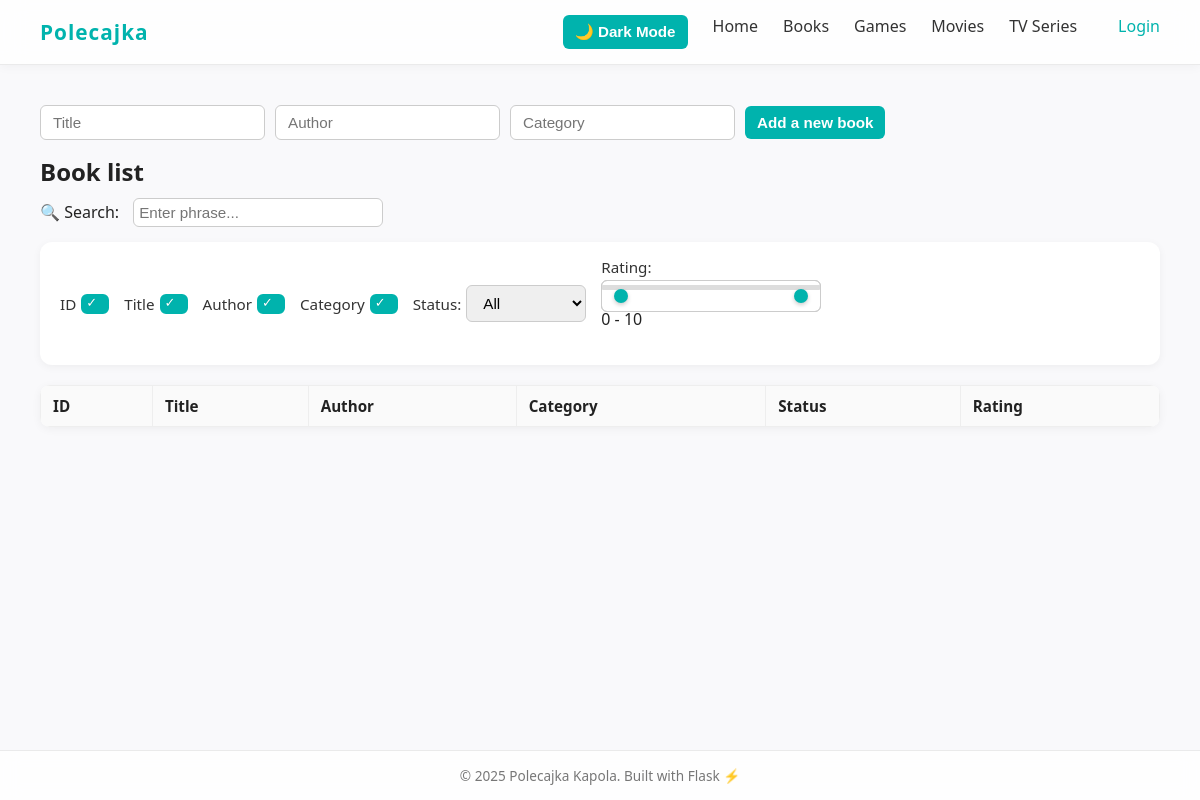
Before: /books with the older database file.
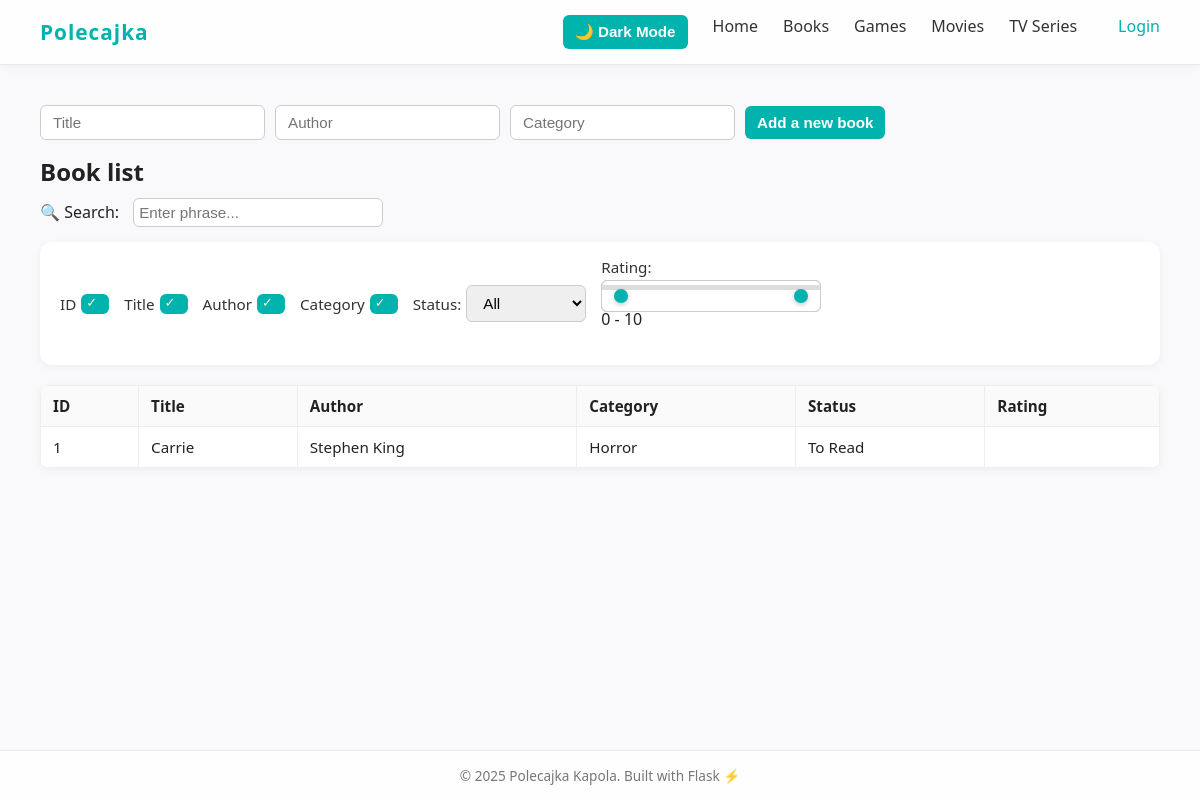
After: the same page with the newer database file.
### tables this page shows
CREATE TABLE books (
            id INTEGER PRIMARY KEY AUTOINCREMENT,
            title TEXT NOT NULL,
            author TEXT,
            category TEXT,
            status TEXT DEFAULT 'To Read',
            date_added TEXT
        );

### app.py (the view)
@app.route("/books")
def index():
    db_exists = os.path.exists("books.db")
    books = get_books()
    return render_template("index.html", books=books, db_exists=db_exists)

### app.py (called while the page is built)
def get_books():
    if not os.path.exists("books.db"):
        return []
    conn = get_connection()
    cur = conn.cursor()
    cur.execute("""
        SELECT b.id, b.title, b.author, b.category, b.status,
               r.rating, r.review
        FROM books b
        LEFT JOIN reviews r ON b.id = r.book_id
        ORDER BY b.date_added DESC
    """)
    books = cur.fetchall()
    conn.close()
    return books

### db_init.py (called while the page is built)
def get_connection():
    conn = sqlite3.connect(DB_NAME)
    conn.row_factory = sqlite3.Row
    conn.execute("PRAGMA foreign_keys = ON")
    return conn

### templates/index.html (shortened to what this page needs)
{% extends "base.html" %}
{% block content %}
{% if db_exists %}
<form action="{{ url_for('add') }}" method="POST">
    <input type="text" name="title" placeholder="Title" required>
    <input type="text" name="author" placeholder="Author">
    <input type="text" name="category" placeholder="Category">
    <button type="submit">Add a new book</button>
</form>
{% else %}
<p style="margin:20px; opacity:0.5;">Cannot add books because database doesn't exist yet.</p>
{% endif %}
<h2>Book list</h2>
<div class="search-controls-wrapper">
    <label>🔍 Search:</label>
    <input type="text" id="custom-search" placeholder="Enter phrase..." style="width:250px; padding:5px; margin-left:10px;">
    <div class="column-search-checkboxes">
        <label>ID<input type="checkbox" checked data-column="0"></label>
        <label>Title<input type="checkbox" checked data-column="1"></label>
        <label>Author<input type="checkbox" checked data-column="2"></label>
        <label>Category<input type="checkbox" checked data-column="3"></label>
        <label>Status:
            <select id="status-filter" data-column="4">
                <option value="">All</option>
            </select>
        </label>
        <div class="rating-slider-container">
            <label>Rating:</label>
            <div class="slider-wrapper">
                <input type="range" id="rating-min" min="0" max="10" value="0" step="1">
                <input type="range" id="rating-max" min="0" max="10" value="10" step="1">
            </div>
            <span id="rating-display">0 - 10</span>
        </div>
    </div>
</div>
<table id="books-table" class="display">
    <thead>
        <tr>
            <th>ID</th>
            <th>Title</th>
            <th>Author</th>
            <th>Category</th>
            <th>Status</th>
            <th>Rating</th>
        </tr>
    </thead>
    <tbody>
    {% for book in books %}
        <tr data-id="{{ book['id'] }}">
            <td>{{ loop.index }}</td>
            <td>{{ book['title'] }}</td>
            <td>{{ book['author'] }}</td>
            <td>{{ book['category'] }}</td>
            <td>{{ book['status'] }}</td>
            <td>{{ book['rating'] or '' }}</td>
        </tr>
    {% endfor %}
    </tbody>
</table>
{% endblock %}

### templates/base.html (shortened to what this page needs)
<!DOCTYPE html>
<html lang="en">
<head>
    <link rel="stylesheet" href="{{ url_for('static', filename='style.css') }}">
    <link rel="stylesheet" href="https://cdn.datatables.net/2.1.8/css/dataTables.dataTables.min.css">
</head>
<body>
    <nav>
        <div class="logo" onclick="window.location.href='/'">Polecajka</div>
        <div class="nav-links">
            <button id="dark-toggle">🌙 Dark Mode</button>
            <a href="/">Home</a>
            <a href="/books">Books</a>
            <a href="/games">Games</a>
            <a href="/movies">Movies</a>
            <a href="/series">TV Series</a>
            {% if session.get('is_admin') %}
                <a href="/logout" class="auth-link logout">Logout</a>
            {% else %}
                <a href="/login" class="auth-link login">Login</a>
            {% endif %}
        </div>
    </nav>
    <main>
        {% block content %}{% endblock %}
    </main>
    <footer>
        <p>© 2025 Polecajka Kapola. Built with Flask ⚡</p>
    </footer>
</body>
</html>

### static/style.css (style rules this page uses)
* { margin: 0; padding: 0; box-sizing: border-box; }
:root { --color-primary: #00b3ad; --color-primary-dark: #009a94; --color-text-dark: #222; --color-text-light: #666; --color-background: #f9f9fb; --color-card-bg: #fff; --color-border-light: rgba(0, 0, 0, 0.08); --color-accent-blue: #2196f3; --color-danger: #f44336; }
body { font-family: 'Segoe UI', Roboto, sans-serif; background: var(--color-background); color: var(--color-text-dark); min-height: 100vh; display: flex; flex-direction: column; }
main { flex: 1; padding: 40px; animation: fadeIn 0.4s ease-in; }
nav { display: flex; justify-content: space-between; align-items: center; background: #ffffffcc; backdrop-filter: blur(12px); border-bottom: 1px solid var(--color-border-light); padding: 15px 40px; position: sticky; top: 0; z-index: 10; box-shadow: 0 2px 10px rgba(0, 0, 0, 0.04); }
.logo { font-size: 1.3rem; font-weight: 700; color: var(--color-primary); letter-spacing: 1px; cursor: pointer; transition: color 0.3s, transform 0.3s; }
.nav-links { display: flex; gap: 25px; }
.nav-links a { color: #333; text-decoration: none; font-size: 1rem; font-weight: 500; position: relative; transition: color 0.25s, transform 0.25s; }
.nav-links a::after { content: ""; position: absolute; left: 0; bottom: -4px; width: 0; height: 2px; background: var(--color-primary); transition: width 0.3s ease; }
table { width: 100%; border-collapse: collapse; background: var(--color-card-bg); border-radius: 10px; overflow: hidden; box-shadow: 0 2px 10px rgba(0,0,0,0.05); margin-top: 20px; }
th, td { border: 1px solid #eee; padding: 10px 12px; text-align: left; font-size: 0.95rem; }
th { background: #fafafa; font-weight: 600; }
form { display: flex; gap: 10px; flex-wrap: wrap; align-items: center; margin-bottom: 15px; }
input, select, button { padding: 8px 12px; border-radius: 6px; border: 1px solid #ccc; font-size: 0.95rem; }
button { background: var(--color-primary); color: white; border: none; font-weight: 600; cursor: pointer; transition: background 0.25s, transform 0.1s; }
.column-search-checkboxes { display: flex; flex-wrap: wrap; gap: 15px 15px; align-items: center; background: var(--color-card-bg); padding: 15px 20px; border-radius: 12px; box-shadow: 0 2px 8px rgba(0,0,0,0.05); margin-top: 15px; margin-bottom: 20px; }
.search-controls-wrapper { padding-top: 10px; }
.column-search-checkboxes label { display: flex; align-items: center; gap: 5px; cursor: pointer; font-size: 0.95rem; color: #333; }
.column-search-checkboxes input[type="checkbox"] { appearance: none; width: 18px; height: 18px; border: 2px solid #ccc; border-radius: 6px; position: relative; transition: all 0.25s ease; cursor: pointer; margin: 0; }
.column-search-checkboxes input[type="checkbox"]:checked { border-color: var(--color-primary); background: var(--color-primary); }
.column-search-checkboxes input[type="checkbox"]:checked::after { content: "✓"; position: absolute; color: white; font-size: 13px; top: -1px; left: 3px; text-shadow: 0 0 1px rgba(0,0,0,0.2); }
.rating-slider-container { display: flex; flex-direction: column; gap: 8px; width: 220px; padding-bottom: 20px; }
.slider-wrapper { position: relative; height: 5px; background: #ddd; border-radius: 5px; padding: 0 8px; }
.slider-wrapper input[type="range"] { position: absolute; width: 100%; top: -5px; background: none; pointer-events: none; -webkit-appearance: none; left: 0; }
#rating-display { margin-top: 10px; text-align: left; }
footer { text-align: center; padding: 15px; font-size: 0.85rem; color: #777; border-top: 1px solid var(--color-border-light); background: #ffffffcc; backdrop-filter: blur(10px); }
.auth-link { margin-left: 1rem; font-weight: 600; transition: color 0.2s ease; }
.auth-link.login { color: var(--color-primary); }

Changed rows visible on the page:
added books: title "Carrie", author "Stephen King", category "Horror", status "To Read"
